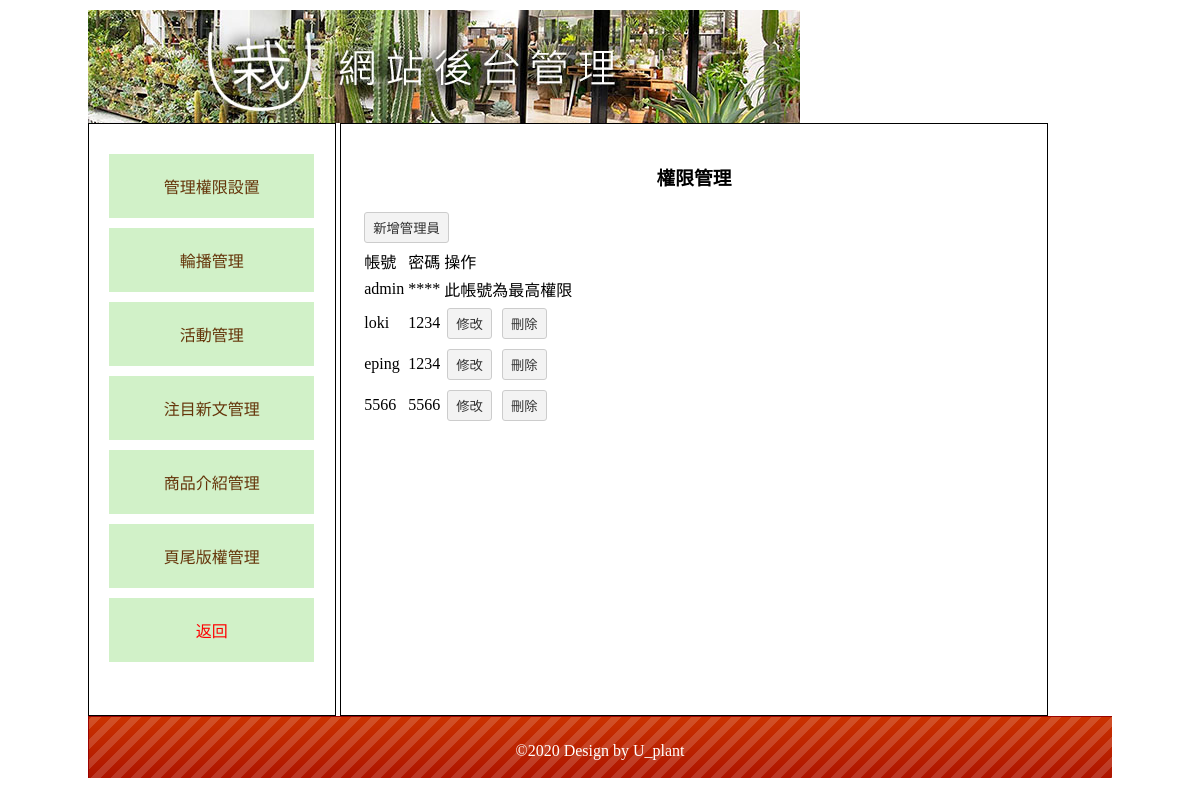
Page /admin.php (signed in) on the committed database.
### tables this page shows
CREATE TABLE `q4t10_admin` (
  `id` int(10) UNSIGNED NOT NULL,
  `acc` text NOT NULL,
  `pwd` text NOT NULL,
  `access` text NOT NULL
);

CREATE TABLE `q4t11_footer` (
  `id` int(10) UNSIGNED NOT NULL,
  `once` text NOT NULL
);

### sql.php (called while the page is built, shortened)
<?php
$db = new PDO("mysql:host=127.0.0.1;dbname=s1080414;charset=utf8", "root", "");
function select($tb, $wh)
{
  global $db;
  return $db->query("SELECT * FROM " . $tb . " WHERE " . $wh)->fetchAll();
}
function jlo($lk)
{
  return "location.href='" . $lk . "'";
}
?>
<?php
$re = select("q4t11_footer", 1);
$bot = $re[0]['once'];
?>

### admain.php (the view)
<h3 class="ct">權限管理</h3>
<input type="button" value="新增管理員" onclick="<?= jlo('?redo=admainadd') ?>">
<table>
  <tr>
    <td>帳號</td>
    <td>密碼</td>
    <td>操作</td>
  </tr>
  <tr>
    <td>admin</td>
    <td>****</td>
    <td>此帳號為最高權限</td>
  </tr>
  <?php
  $re = select("q4t10_admin", "id!=1");
  foreach ($re as $ro) {
  ?>
    <tr>
      <td><?= $ro['acc'] ?></td>
      <td><?= $ro['pwd'] ?></td>
      <td>
        <input type="button" value="修改" onclick="<?= jlo('?redo=admainmdy&id=' . $ro['id']) ?>">
        <input type="button" value="刪除" onclick="<?= jlo('api.php?do=admaindel&id=' . $ro['id']) ?>">
      </td>
    </tr>
  <?php
  }
  ?>
</table>

### admin.php (shortened to what this page needs)
<?php
require_once('sql.php');
$main = (empty($_GET['redo'])) ? "admain" : $_GET['redo'];
$re = select("q4t10_admin", "acc='" . $_SESSION['admin'] . "'");
$access = unserialize($re[0]['access']);
?>
<!DOCTYPE html PUBLIC "-//W3C//DTD XHTML 1.0 Transitional//EN" "http://www.w3.org/TR/xhtml1/DTD/xhtml1-transitional.dtd">
<html xmlns="http://www.w3.org/1999/xhtml">
<head>
  <link href="./Manage Page_files/css.css" rel="stylesheet" type="text/css">
</head>
<body>
  <div id="main" style="width: 1024px;height: 768px;overflow: scroll;padding: 0;margin: 10px auto;border: 0;">
    <div id="top">
      <a href="?">
        <img src="./Manage Page_files/0416.jpg">
      </a>
    </div>
    <div id="left" class="ct">
      <div style="min-height:400px;">
        <a href="?redo=admain">管理權限設置</a>
        <?= ($access[0]) ? '<a href="?redo=banner">輪播管理</a>' : '' ?>
        <?= ($access[1]) ? '<a href="?redo=banner3s">活動管理</a>' : '' ?>
        <?= ($access[2]) ? '<a href="?redo=anews">注目新文管理</a>' : '' ?>
        <?= ($access[3]) ? '<a href="?redo=tp">商品介紹管理</a>' : '' ?>
        <?= ($access[4]) ? '<a href="?redo=bot">頁尾版權管理</a>' : '' ?>
        <a href="api.php?do=adlogout" style="color:#f00;">返回</a>
      </div>
    </div>
    <div id="right"><?php include $main . ".php"; ?>
    </div>
    <div id="bottom" style="line-height:70px; color:#FFF; background:url(images/bot.png);" class="ct">
      <?= $bot ?>
    </div>
  </div>
</body>
</html>

### Manage Page_files/css.css (style rules this page uses)
body { font-family: "微軟正黑體"; }
#main { width: 1034px; padding: 10px; margin: 20px auto 20px auto; border: #000 solid 1px; min-height: 768px; }
#top a { color: #ce631c; text-decoration: none; }
#left { display: inline-block; width: 20%; padding: 2%; min-height: 550px; vertical-align: top; border: #000 1px solid; }
#left a { display: block; padding: 20px 5px 20px 5px; text-decoration: none; background: #d1f1c8; margin: 10px auto 10px auto; color: #65350a; }
.ct { text-align: center; }
#right { display: inline-block; width: 65%; padding: 2%; min-height: 550px; border: #000 1px solid; }
#bottom { height: 70px; background-size: cover; }
input[type="text"], input[type="password"], input[type="submit"], button, .button, input[type="reset"], input[type="button"], select，textarea, input[type="number"] { background: #f3f3f3; border: #ccc 1px solid; border-radius: 3px; padding: 5px 8px 5px 8px; text-decoration: none; margin: 3px; color: #333; }

### rows in the picture
q4t10_admin: acc "loki", pwd "1234"
q4t10_admin: acc "eping", pwd "1234"
q4t10_admin: acc "5566", pwd "5566"
q4t11_footer: once "©2020 Design by U_plant"
